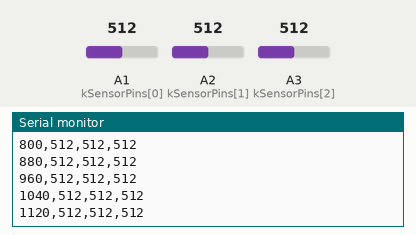
A sketch run on a simulated Arduino Uno, built with avr-gcc and run on an emulated ATmega328P. On the bench: the last lines printed to the serial monitor. The inputs (shaded band) are chosen by the test bench; at power-on: A1 (kSensorPins[0]) = 512, A2 (kSensorPins[1]) = 512, A3 (kSensorPins[2]) = 512.

Above: at 1.2 s.
1.3 s: A1 (kSensorPins[0]) set to 716
At 1.35 s:
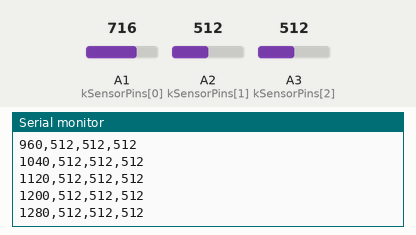
2.8 s: A2 (kSensorPins[1]) set to 716
At 2.87 s:
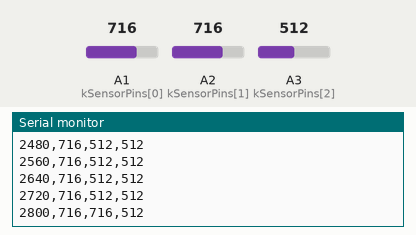
4.3 s: A3 (kSensorPins[2]) set to 716
At 4.31 s:
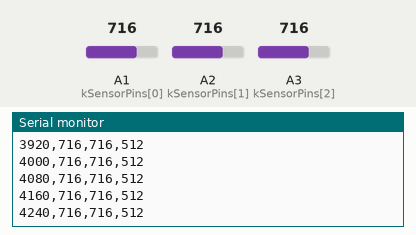
5.8 s: A1 (kSensorPins[0]) set to 900
At 5.83 s:
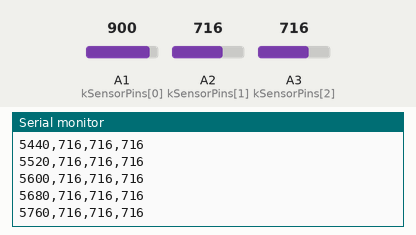
7.3 s: A2 (kSensorPins[1]) set to 900
At 7.35 s:
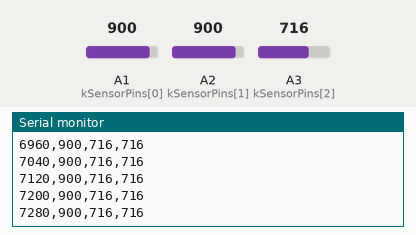
8.8 s: A3 (kSensorPins[2]) set to 900
At 8.87 s:
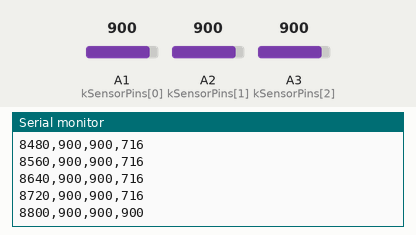
Timing chart, 0 to 11.3 s (numbered marks = the images above; inputs shaded):
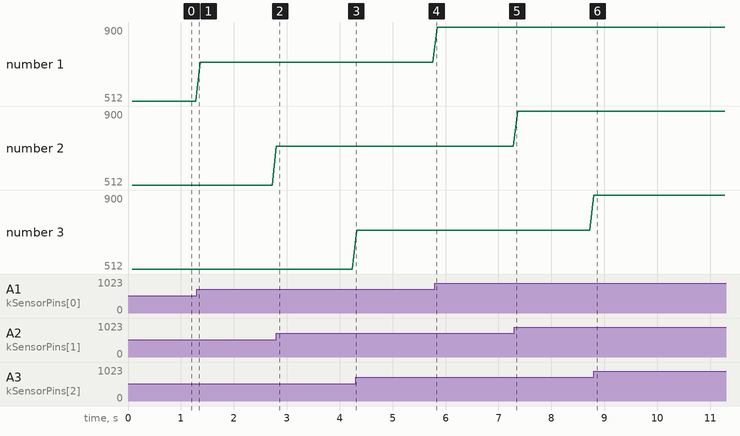

The sketch:

tcrt5000_calibration.ino
```cpp
/*
  TCRT5000 AO Calibration (3 channels)
  Wiring:
  - Sensor1 AO -> A1
  - Sensor2 AO -> A2
  - Sensor3 AO -> A3
  - All sensors VCC -> 5V, GND -> GND
*/

const uint8_t kSensorPins[3] = {A1, A2, A3};
const uint32_t kPrintIntervalMs = 80;

uint32_t gLastPrintMs = 0;

void setup() {
  Serial.begin(115200);
  while (!Serial) {
    ;  // For boards with native USB; harmless on Uno.
  }
  Serial.println(F("TCRT5000 calibration started."));
  Serial.println(F("Columns: millis, A1, A2, A3"));
}

void loop() {
  const uint32_t now = millis();
  if ((now - gLastPrintMs) < kPrintIntervalMs) {
    return;
  }
  gLastPrintMs = now;

  const int v1 = analogRead(kSensorPins[0]);
  const int v2 = analogRead(kSensorPins[1]);
  const int v3 = analogRead(kSensorPins[2]);

  Serial.print(now);
  Serial.print(',');
  Serial.print(v1);
  Serial.print(',');
  Serial.print(v2);
  Serial.print(',');
  Serial.println(v3);
}
```

Measured:
- after the input at 2.8 s, the serial monitor: prints a new line at once (image 2)
- after the input at 8.8 s, the serial monitor: prints a new line at once (image 6)
- plotted number 1: 512 → 716 after the input at 1.3 s, 716 → 900 after the input at 5.8 s
